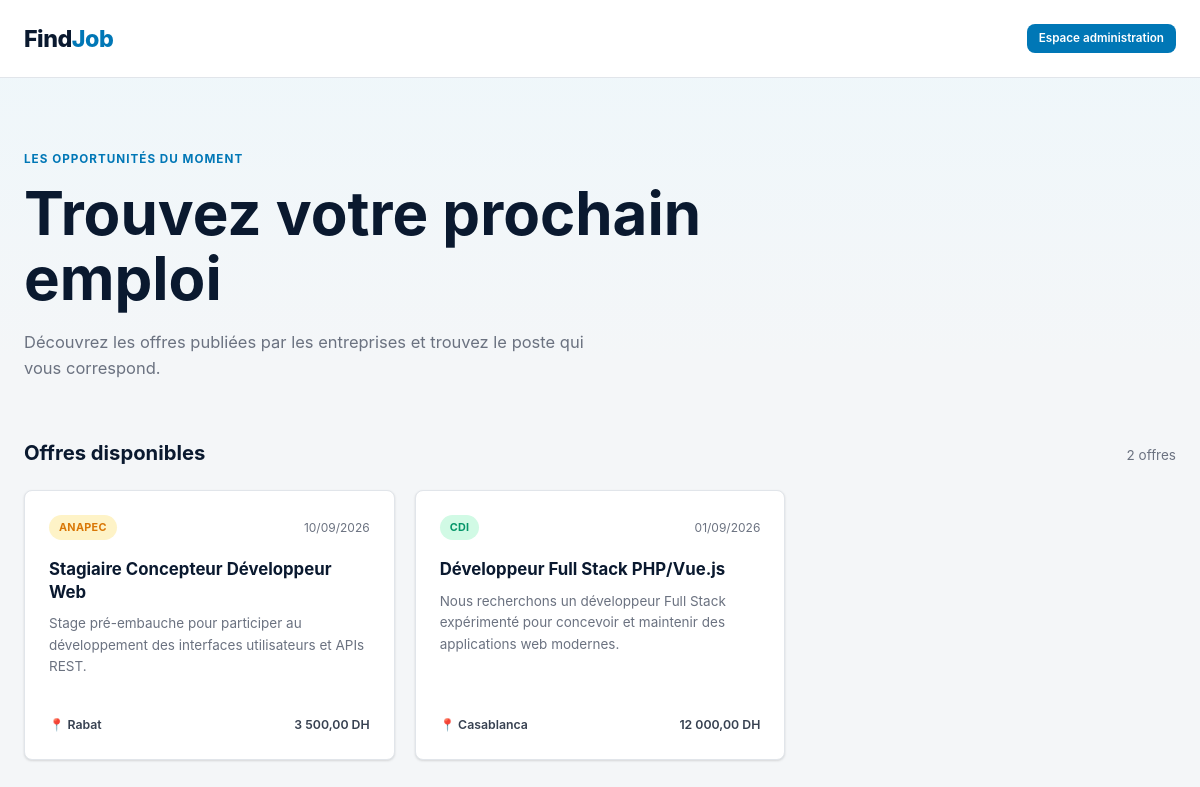
The page / on the database its author committed.
### tables this page shows
CREATE TABLE offres (
    id_offre INT AUTO_INCREMENT PRIMARY KEY,
    id_user INT NOT NULL,
    titre VARCHAR(255) NOT NULL,
    description TEXT NOT NULL,
    salaire DECIMAL(10, 2),
    type_contrat ENUM('CDI', 'Anapec', 'CDD') NOT NULL,
    localisation VARCHAR(255) NOT NULL,
    date_creation DATETIME NOT NULL DEFAULT CURRENT_TIMESTAMP,
    date_publication DATETIME,
    date_expiration DATETIME,
    statut_offre ENUM('Brouillon', 'Publiée', 'Fermée') NOT NULL DEFAULT 'Publiée',
    CONSTRAINT fk_offre_user
        FOREIGN KEY (id_user)
        REFERENCES users(id_user)
        ON DELETE CASCADE
        ON UPDATE CASCADE
);

### index.php (the view, shortened to what this page needs)
<?php
require_once __DIR__ . '/config/database.php';
$stmt = $pdo->query("SELECT titre, description, salaire, type_contrat, localisation, date_publication
	FROM offres
	WHERE statut_offre IN ('Publiee', 'Publiée')
	  AND (date_publication IS NULL OR date_publication <= NOW())
	  AND (date_expiration IS NULL OR date_expiration >= NOW())
	ORDER BY COALESCE(date_publication, date_creation) DESC, id_offre DESC");
$offres = $stmt->fetchAll();
require_once __DIR__ . '/includes/header.php';
?>
<div class="public-page">
	<header class="public-header">
		<a href="index.php" class="public-logo">Find<span>Job</span></a>
		<a href="login.php" class="btn btn-primary btn-sm">Espace administration</a>
	</header>
	<main class="public-main">
		<section class="public-intro">
			<p class="public-kicker">Les opportunités du moment</p>
			<h1>Trouvez votre prochain emploi</h1>
			<p>Découvrez les offres publiées par les entreprises et trouvez le poste qui vous correspond.</p>
		</section>
		<section class="public-offers" aria-labelledby="offers-title">
			<div class="public-section-heading">
				<h2 id="offers-title">Offres disponibles</h2>
				<span><?php echo count($offres); ?> offre<?php echo count($offres) === 1 ? '' : 's'; ?></span>
			</div>
			<?php if (empty($offres)): ?>
				<div class="public-empty">
					<h3>Aucune offre disponible</h3>
					<p>De nouvelles opportunités seront bientôt publiées.</p>
				</div>
			<?php else: ?>
				<div class="offer-grid">
					<?php foreach ($offres as $offre): ?>
						<article class="offer-card">
							<div class="offer-card-top">
								<span class="badge badge-<?php echo strtolower($offre['type_contrat']); ?>"><?php echo htmlspecialchars($offre['type_contrat']); ?></span>
								<?php if ($offre['date_publication']): ?>
									<time datetime="<?php echo htmlspecialchars($offre['date_publication']); ?>"><?php echo date('d/m/Y', strtotime($offre['date_publication'])); ?></time>
								<?php endif; ?>
							</div>
							<h3><?php echo htmlspecialchars($offre['titre']); ?></h3>
							<p class="offer-description"><?php echo htmlspecialchars($offre['description']); ?></p>
							<div class="offer-details">
								<span>&#128205; <?php echo htmlspecialchars($offre['localisation']); ?></span>
								<span><?php echo $offre['salaire'] !== null ? number_format($offre['salaire'], 2, ',', ' ') . ' DH' : 'Salaire à négocier'; ?></span>
							</div>
						</article>
					<?php endforeach; ?>
				</div>
			<?php endif; ?>
		</section>
	</main>
</div>
<?php require_once __DIR__ . '/includes/footer.php'; ?>

### assets/css/style.css (style rules this page uses)
*, *::before, *::after { margin: 0; padding: 0; box-sizing: border-box; }
:root { --navy: #0a192f; --navy-light: #112240; --blue: #0077b6; --blue-hover: #005f8a; --blue-light: #e8f4f8; --white: #ffffff; --gray-100: #f4f6f8; --gray-200: #e1e5ea; --gray-300: #c9d1d9; --gray-500: #6b7280; --gray-700: #374151; --green: #10b981; --orange: #f59e0b; --red: #ef4444; --radius: 8px; --shadow: 0 1px 3px rgba(0,0,0,0.08), 0 1px 2px rgba(0,0,0,0.06); --shadow-md: 0 4px 6px rgba(0,0,0,0.07), 0 2px 4px rgba(0,0,0,0.06); --transition: 0.2s ease; }
html { font-size: 15px; }
body { font-family: -apple-system, BlinkMacSystemFont, "Segoe UI", Roboto, "Helvetica Neue", Arial, sans-serif; background: var(--gray-100); color: var(--gray-700); line-height: 1.6; min-height: 100vh; }
a { text-decoration: none; color: var(--blue); }
.btn { display: inline-flex; align-items: center; gap: 6px; padding: 9px 18px; border-radius: var(--radius); font-size: 0.85rem; font-weight: 600; border: none; cursor: pointer; transition: all var(--transition); text-decoration: none; line-height: 1.4; }
.btn-primary { background: var(--blue); color: var(--white); }
.btn-sm { padding: 6px 12px; font-size: 0.78rem; }
.badge { display: inline-block; padding: 4px 10px; border-radius: 20px; font-size: 0.72rem; font-weight: 700; text-transform: uppercase; letter-spacing: 0.3px; }
.badge-cdi { background: #d1fae5; color: #059669; }
.badge-anapec { background: #fef3c7; color: #d97706; }
.public-page { min-height: 100vh; background: linear-gradient(180deg, #eef7fb 0, var(--gray-100) 360px); }
.public-header { display: flex; align-items: center; justify-content: space-between; padding: 20px max(24px, calc((100% - 1160px) / 2)); background: var(--white); border-bottom: 1px solid var(--gray-200); }
.public-logo { color: var(--navy); font-size: 1.55rem; font-weight: 800; letter-spacing: -0.5px; }
.public-logo span { color: var(--blue); }
.public-main { width: min(1160px, calc(100% - 48px)); margin: 0 auto; padding: 72px 0 80px; }
.public-intro { max-width: 680px; margin-bottom: 56px; }
.public-kicker { color: var(--blue); font-size: 0.78rem; font-weight: 700; letter-spacing: 1px; text-transform: uppercase; margin-bottom: 12px; }
.public-intro h1 { color: var(--navy); font-size: clamp(2.2rem, 5vw, 4rem); line-height: 1.08; margin-bottom: 18px; }
.public-intro > p:last-child { color: var(--gray-500); font-size: 1.1rem; max-width: 560px; }
.public-section-heading { display: flex; align-items: baseline; justify-content: space-between; gap: 16px; margin-bottom: 20px; }
.public-section-heading h2 { color: var(--navy); font-size: 1.35rem; }
.public-section-heading span { color: var(--gray-500); font-size: 0.9rem; }
.offer-grid { display: grid; grid-template-columns: repeat(3, minmax(0, 1fr)); gap: 20px; }
.offer-card { display: flex; flex-direction: column; min-height: 270px; padding: 24px; background: var(--white); border: 1px solid var(--gray-200); border-radius: var(--radius); box-shadow: var(--shadow); transition: transform var(--transition), box-shadow var(--transition); }
.offer-card-top { display: flex; align-items: center; justify-content: space-between; gap: 12px; margin-bottom: 18px; }
.offer-card time { color: var(--gray-500); font-size: 0.8rem; }
.offer-card h3 { color: var(--navy); font-size: 1.12rem; line-height: 1.35; margin-bottom: 10px; }
.offer-description { display: -webkit-box; overflow: hidden; color: var(--gray-500); font-size: 0.9rem; -webkit-box-orient: vertical; -webkit-line-clamp: 4; }
.offer-details { display: flex; justify-content: space-between; gap: 12px; margin-top: auto; padding-top: 22px; color: var(--gray-700); font-size: 0.82rem; font-weight: 600; }

### rows shown on the page
offres: type_contrat "ANAPEC", date_publication "10/09/2026", titre "Stagiaire Concepteur Développeur Web", description "Stage pré-embauche pour participer au développement des interfaces utilisateurs et APIs REST.", localisation "Rabat", salaire "3 500,00"
offres: type_contrat "CDI", date_publication "01/09/2026", titre "Développeur Full Stack PHP/Vue.js", description "Nous recherchons un développeur Full Stack expérimenté pour concevoir et maintenir des applications web modernes.", localisation "Casablanca", salaire "12 000,00"

### other values the page prints
count($offres) "2"
